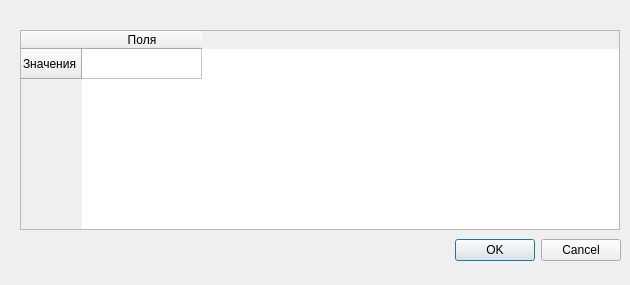
<?xml version="1.0" encoding="UTF-8"?>
<ui version="4.0">
 <class>Dialog</class>
 <widget class="QDialog" name="Dialog">
  <property name="geometry">
   <rect>
    <x>0</x>
    <y>0</y>
    <width>630</width>
    <height>285</height>
   </rect>
  </property>
  <property name="sizePolicy">
   <sizepolicy hsizetype="Preferred" vsizetype="MinimumExpanding">
    <horstretch>0</horstretch>
    <verstretch>0</verstretch>
   </sizepolicy>
  </property>
  <property name="minimumSize">
   <size>
    <width>630</width>
    <height>285</height>
   </size>
  </property>
  <property name="maximumSize">
   <size>
    <width>630</width>
    <height>285</height>
   </size>
  </property>
  <property name="windowTitle">
   <string>Dialog</string>
  </property>
  <property name="windowIcon">
   <iconset>
    <normaloff>icon.ico</normaloff>icon.ico</iconset>
  </property>
  <property name="sizeGripEnabled">
   <bool>false</bool>
  </property>
  <property name="modal">
   <bool>false</bool>
  </property>
  <widget class="QDialogButtonBox" name="buttonBox">
   <property name="geometry">
    <rect>
     <x>10</x>
     <y>230</y>
     <width>611</width>
     <height>41</height>
    </rect>
   </property>
   <property name="orientation">
    <enum>Qt::Horizontal</enum>
   </property>
   <property name="standardButtons">
    <set>QDialogButtonBox::Cancel|QDialogButtonBox::Ok</set>
   </property>
  </widget>
  <widget class="QTableWidget" name="NewInstanceFields">
   <property name="geometry">
    <rect>
     <x>20</x>
     <y>30</y>
     <width>600</width>
     <height>200</height>
    </rect>
   </property>
   <property name="sizePolicy">
    <sizepolicy hsizetype="Expanding" vsizetype="Maximum">
     <horstretch>0</horstretch>
     <verstretch>0</verstretch>
    </sizepolicy>
   </property>
   <property name="minimumSize">
    <size>
     <width>600</width>
     <height>200</height>
    </size>
   </property>
   <property name="maximumSize">
    <size>
     <width>600</width>
     <height>200</height>
    </size>
   </property>
   <property name="baseSize">
    <size>
     <width>600</width>
     <height>100</height>
    </size>
   </property>
   <attribute name="horizontalHeaderDefaultSectionSize">
    <number>120</number>
   </attribute>
   <row>
    <property name="text">
     <string>Значения</string>
    </property>
   </row>
   <column>
    <property name="text">
     <string>Поля</string>
    </property>
   </column>
  </widget>
 </widget>
 <resources/>
 <connections>
  <connection>
   <sender>buttonBox</sender>
   <signal>accepted()</signal>
   <receiver>Dialog</receiver>
   <slot>accept()</slot>
   <hints>
    <hint type="sourcelabel">
     <x>248</x>
     <y>254</y>
    </hint>
    <hint type="destinationlabel">
     <x>157</x>
     <y>274</y>
    </hint>
   </hints>
  </connection>
  <connection>
   <sender>buttonBox</sender>
   <signal>rejected()</signal>
   <receiver>Dialog</receiver>
   <slot>reject()</slot>
   <hints>
    <hint type="sourcelabel">
     <x>316</x>
     <y>260</y>
    </hint>
    <hint type="destinationlabel">
     <x>286</x>
     <y>274</y>
    </hint>
   </hints>
  </connection>
 </connections>
</ui>
